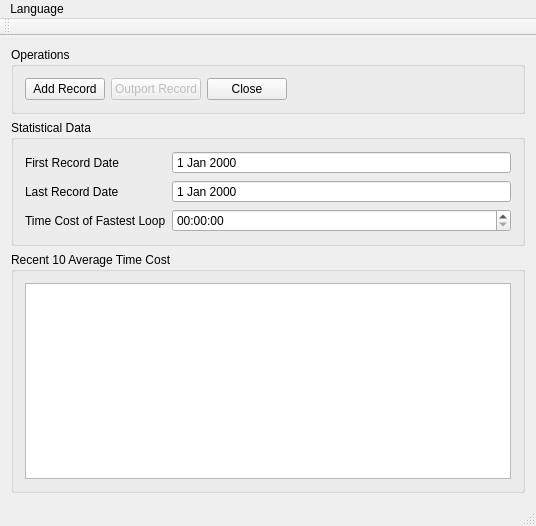
<?xml version="1.0" encoding="UTF-8"?>
<ui version="4.0">
 <class>MainWindow</class>
 <widget class="QMainWindow" name="MainWindow">
  <property name="geometry">
   <rect>
    <x>0</x>
    <y>0</y>
    <width>536</width>
    <height>526</height>
   </rect>
  </property>
  <property name="windowTitle">
   <string>Swimming Performance</string>
  </property>
  <property name="windowIcon">
   <iconset resource="resources.qrc">
    <normaloff>:/picture/pic/swim.png</normaloff>:/picture/pic/swim.png</iconset>
  </property>
  <property name="autoFillBackground">
   <bool>false</bool>
  </property>
  <property name="tabShape">
   <enum>QTabWidget::Triangular</enum>
  </property>
  <widget class="QWidget" name="centralWidget">
   <layout class="QVBoxLayout" name="verticalLayout_4">
    <item>
     <widget class="QGroupBox" name="groupBox_2">
      <property name="title">
       <string>Operations</string>
      </property>
      <layout class="QVBoxLayout" name="verticalLayout_2">
       <item>
        <layout class="QHBoxLayout" name="horizontalLayout">
         <item>
          <widget class="QPushButton" name="pushButton_addRecord">
           <property name="text">
            <string>Add Record</string>
           </property>
          </widget>
         </item>
         <item>
          <widget class="QPushButton" name="pushButton_outport">
           <property name="enabled">
            <bool>false</bool>
           </property>
           <property name="text">
            <string>Outport Record</string>
           </property>
          </widget>
         </item>
         <item>
          <widget class="QPushButton" name="pushButton_close">
           <property name="text">
            <string>Close</string>
           </property>
          </widget>
         </item>
         <item>
          <spacer name="horizontalSpacer">
           <property name="orientation">
            <enum>Qt::Horizontal</enum>
           </property>
           <property name="sizeHint" stdset="0">
            <size>
             <width>40</width>
             <height>20</height>
            </size>
           </property>
          </spacer>
         </item>
        </layout>
       </item>
      </layout>
     </widget>
    </item>
    <item>
     <widget class="QGroupBox" name="groupBox">
      <property name="title">
       <string>Statistical Data</string>
      </property>
      <layout class="QVBoxLayout" name="verticalLayout">
       <item>
        <layout class="QFormLayout" name="formLayout">
         <item row="0" column="0">
          <widget class="QLabel" name="label_2">
           <property name="text">
            <string>First Record Date</string>
           </property>
          </widget>
         </item>
         <item row="1" column="0">
          <widget class="QLabel" name="label_3">
           <property name="text">
            <string>Last Record Date</string>
           </property>
          </widget>
         </item>
         <item row="0" column="1">
          <widget class="QDateEdit" name="dateEdit">
           <property name="autoFillBackground">
            <bool>false</bool>
           </property>
           <property name="readOnly">
            <bool>true</bool>
           </property>
           <property name="buttonSymbols">
            <enum>QAbstractSpinBox::NoButtons</enum>
           </property>
          </widget>
         </item>
         <item row="1" column="1">
          <widget class="QDateEdit" name="dateEdit_2">
           <property name="readOnly">
            <bool>true</bool>
           </property>
           <property name="buttonSymbols">
            <enum>QAbstractSpinBox::NoButtons</enum>
           </property>
          </widget>
         </item>
         <item row="2" column="0">
          <widget class="QLabel" name="label">
           <property name="text">
            <string>Time Cost of Fastest Loop</string>
           </property>
          </widget>
         </item>
         <item row="2" column="1">
          <widget class="QTimeEdit" name="timeEdit"/>
         </item>
        </layout>
       </item>
      </layout>
     </widget>
    </item>
    <item>
     <widget class="QGroupBox" name="groupBox_3">
      <property name="title">
       <string>Recent 10 Average Time Cost</string>
      </property>
      <layout class="QVBoxLayout" name="verticalLayout_3">
       <item>
        <widget class="QTableView" name="tableView"/>
       </item>
      </layout>
     </widget>
    </item>
   </layout>
  </widget>
  <widget class="QMenuBar" name="menuBar">
   <property name="geometry">
    <rect>
     <x>0</x>
     <y>0</y>
     <width>536</width>
     <height>22</height>
    </rect>
   </property>
   <widget class="QMenu" name="menuLanguage">
    <property name="title">
     <string>Language</string>
    </property>
    <addaction name="actionChinese"/>
    <addaction name="actionEnglish"/>
   </widget>
   <addaction name="menuLanguage"/>
  </widget>
  <widget class="QToolBar" name="mainToolBar">
   <attribute name="toolBarArea">
    <enum>TopToolBarArea</enum>
   </attribute>
   <attribute name="toolBarBreak">
    <bool>false</bool>
   </attribute>
  </widget>
  <widget class="QStatusBar" name="statusBar"/>
  <action name="actionChinese">
   <property name="checked">
    <bool>false</bool>
   </property>
   <property name="text">
    <string>Chinese</string>
   </property>
   <property name="autoRepeat">
    <bool>true</bool>
   </property>
  </action>
  <action name="actionEnglish">
   <property name="text">
    <string>English</string>
   </property>
   <property name="autoRepeat">
    <bool>true</bool>
   </property>
  </action>
 </widget>
 <layoutdefault spacing="6" margin="11"/>
 <resources>
  <include location="resources.qrc"/>
 </resources>
 <connections/>
</ui>
